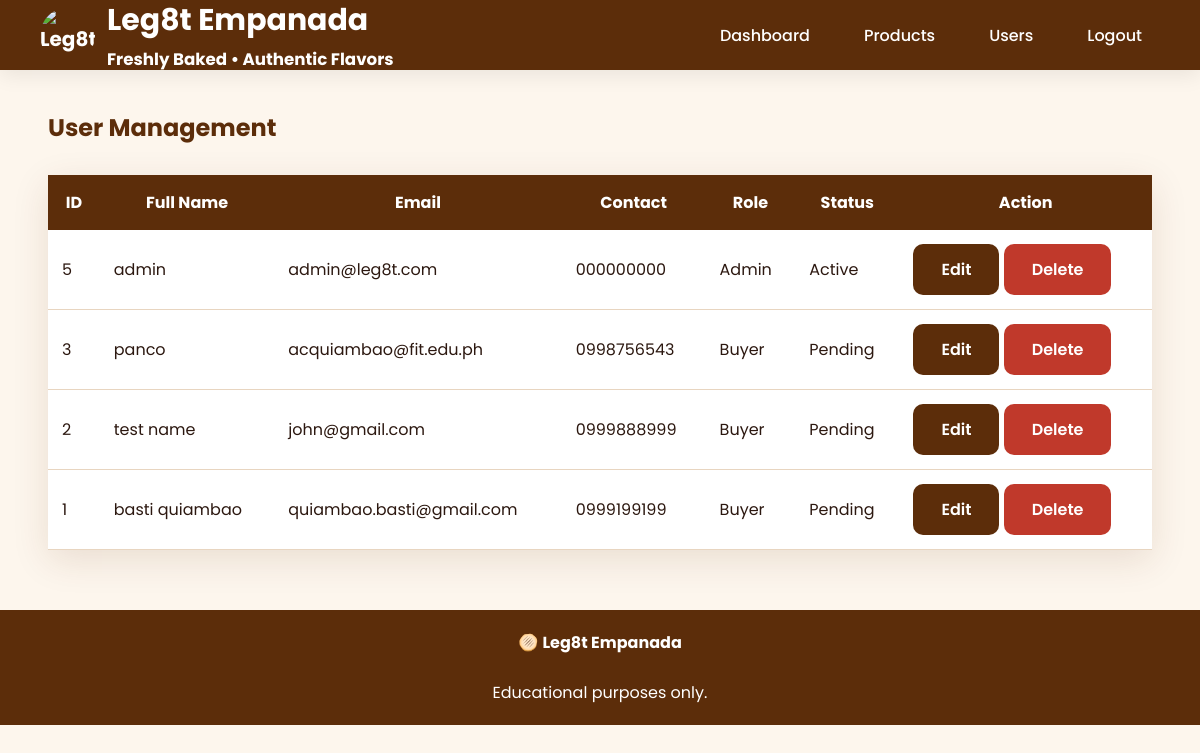
/admin/users.php, run on the app's committed database.
### tables this page shows
CREATE TABLE `users` (
  `user_id` int(11) NOT NULL,
  `fullname` varchar(100) DEFAULT NULL,
  `email` varchar(100) DEFAULT NULL,
  `password` varchar(255) DEFAULT NULL,
  `address` text DEFAULT NULL,
  `contact` varchar(20) DEFAULT NULL,
  `role` varchar(20) DEFAULT 'buyer',
  `status` varchar(20) DEFAULT 'pending'
);

### admin/users.php (the view, shortened to what this page needs)
<?php
include("../includes/db.php");
?>
<!DOCTYPE html>
<html lang="en">
<head>
    <link rel="stylesheet" href="../style.css">
</head>
<body>
    <nav>
        <div class="logo">
    <img
        src="images/logo.png"
        alt="Leg8t Empanada"
        class="logo-image"
    >
    <div class="logo-text">
        <h2>
            Leg8t Empanada
        </h2>
        <small>
            Freshly Baked • Authentic Flavors
        </small>
    </div>
</div>
        <ul>
            <li>
                <a href="dashboard.php">
                    Dashboard
                </a>
            </li>
            <li>
                <a href="products.php">
                    Products
                </a>
            </li>
            <li>
                <a href="users.php">
                    Users
                </a>
            </li>
            <li>
                <a href="../logout.php">
                    Logout
                </a>
            </li>
        </ul>
    </nav>
    <div class="container">
        <div style="display:flex; justify-content:space-between; align-items:center; margin-bottom:30px;">
            <h2 style="color:var(--brown);">
                User Management
            </h2>
        </div>
        <table>
            <thead>
                <tr>
                    <th>ID</th>
                    <th>Full Name</th>
                    <th>Email</th>
                    <th>Contact</th>
                    <th>Role</th>
                    <th>Status</th>
                    <th>Action</th>
                </tr>
            </thead>
            <tbody>
                <?php
$result = mysqli_query(
    $conn,
    "SELECT *
     FROM users
     ORDER BY user_id DESC"
);
while($row = mysqli_fetch_assoc($result)){
?>
                <tr>
                    <td>
                        <?php echo $row['user_id']; ?>
                    </td>
                    <td>
                        <?php echo $row['fullname']; ?>
                    </td>
                    <td>
                        <?php echo $row['email']; ?>
                    </td>
                    <td>
                        <?php echo $row['contact']; ?>
                    </td>
                    <td>
                        <?php echo ucfirst($row['role']); ?>
                    </td>
                    <td>
                        <?php echo ucfirst($row['status']); ?>
                    </td>
                    <td>
                        <a href="edit_user.php?id=<?php echo $row['user_id']; ?>" class="btn btn-secondary">
                            Edit
                        </a>
                        <a href="delete_user.php?id=<?php echo $row['user_id']; ?>" class="btn btn-danger" onclick="return confirm('Delete this user?')">
                            Delete
                        </a>
                    </td>
                </tr>
                <?php
}
?>
            </tbody>
        </table>
    </div>
    <footer>
        🫓
        <strong>
           Leg8t Empanada
        </strong>
        <br><br>
        Educational purposes only.
    </footer>
</body>
</html>

### style.css (style rules this page uses)
:root { --gold: #C8860A; --gold-light: #E6A21A; --gold-bg: #FFF8EC; --brown: #5C2D0A; --brown-light: #8B4513; --cream: #FDF6ED; --white: #FFFFFF; --text: #2C1810; --text2: #6B4C3B; --border: #E8D5C0; --success: #1B6B2F; --danger: #B42318; --radius: 14px; --shadow: 0 10px 35px rgba(92, 45, 10, .12); }
* { margin: 0; padding: 0; box-sizing: border-box; }
html { scroll-behavior: smooth; }
body { font-family: 'Poppins', sans-serif; background: var(--cream); color: var(--text); min-height: 100vh; }
nav { height: 70px; background: var(--brown); display: flex; justify-content: space-between; align-items: center; padding: 0 40px; position: sticky; top: 0; z-index: 999; box-shadow: 0 5px 20px rgba(0, 0, 0, .08); }
.logo { display: flex; align-items: center; gap: 12px; color: white; font-size: 24px; font-weight: 700; }
.logo { display:flex; align-items:center; gap:12px; font-weight:700; color:white; font-size:20px; }
.logo-image { width:55px; height:55px; object-fit:contain; border-radius:50%; }
nav ul { list-style: none; display: flex; gap: 18px; }
nav ul li a { color: white; text-decoration: none; padding: 10px 18px; border-radius: 8px; transition: .3s; font-weight: 500; }
.container { width: 92%; max-width: 1200px; margin: 40px auto; }
.btn { display: inline-block; padding: 13px 28px; border: none; border-radius: 10px; cursor: pointer; font-weight: 600; text-decoration: none; transition: .3s; }
.btn-secondary { background: var(--brown); color: white; }
.btn-danger { background: #C0392B; color: white; }
table { width: 100%; border-collapse: collapse; background: white; box-shadow: var(--shadow); }
th { background: var(--brown); color: white; padding: 15px; }
td { padding: 14px; border-bottom: 1px solid var(--border); }
footer { margin-top: 60px; background: var(--brown); color: white; text-align: center; padding: 20px; }

### data on the page
users: user_id "5", fullname "admin", email "admin@leg8t.com", contact "000000000", role "Admin", status "Active"
users: user_id "3", fullname "panco", email "acquiambao@fit.edu.ph", contact "0998756543", role "Buyer", status "Pending"
users: user_id "2", fullname "test name", email "john@gmail.com", contact "0999888999", role "Buyer", status "Pending"
users: user_id "1", fullname "basti quiambao", email "quiambao.basti@gmail.com", contact "0999199199", role "Buyer", status "Pending"
